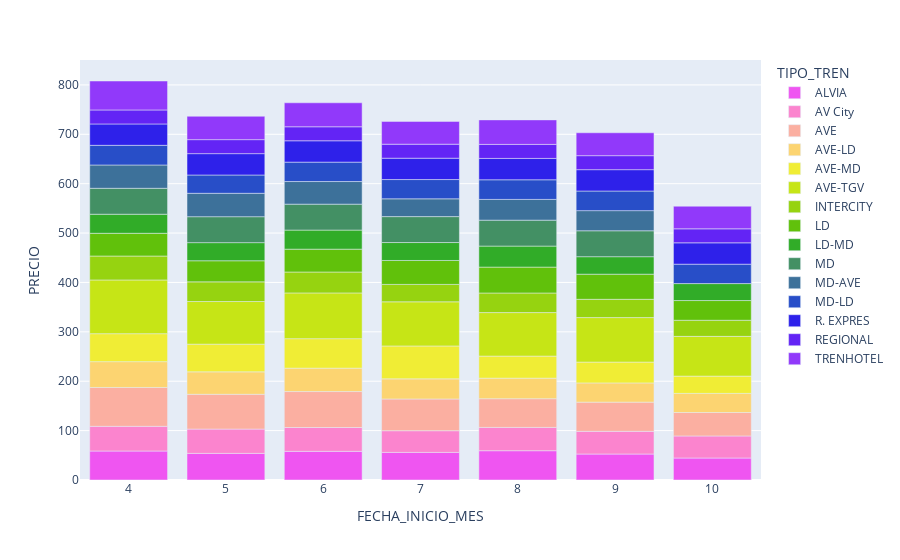

This figure's notebook cell:
### Code cell
df_renfe_clean_2.info()
grafico_horizontal= df_renfe_clean_2.groupby(["TIPO_TREN","FECHA_INICIO_MES"])["PRECIO"].mean().reset_index()
grafico_horizontal

evolucion_horizontal= px.bar(grafico_horizontal, x="FECHA_INICIO_MES", y="PRECIO", \
                        color="TIPO_TREN", orientation="v", color_discrete_sequence=px.colors.cyclical.mygbm)

evolucion_horizontal.show()

### Figure 1 — Plotly figure (JSON) as saved in the notebook; plotly's stock layout.template omitted (floating-point values rounded to 4 significant figures)
{"data": [{"alignmentgroup": "True", "hovertemplate": "TIPO_TREN=ALVIA<br>FECHA_INICIO_MES=%{x}<br>PRECIO=%{y}<extra></extra>", "legendgroup": "ALVIA", "marker": {"color": "#ef55f1"}, "name": "ALVIA", "offsetgroup": "ALVIA", "orientation": "v", "showlegend": true, "textposition": "auto", "type": "bar", "x": [4, 5, 6, 7, 8, 9, 10], "xaxis": "x", "y": [58.68, 53.91, 58.04, 55.89, 59.3, 52.56, 44.49], "yaxis": "y"}, {"alignmentgroup": "True", "hovertemplate": "TIPO_TREN=AV City<br>FECHA_INICIO_MES=%{x}<br>PRECIO=%{y}<extra></extra>", "legendgroup": "AV City", "marker": {"color": "#fb84ce"}, "name": "AV City", "offsetgroup": "AV City", "orientation": "v", "showlegend": true, "textposition": "auto", "type": "bar", "x": [4, 5, 6, 7, 8, 9, 10], "xaxis": "x", "y": [50.04, 49.18, 48.23, 43.92, 47.2, 46.0, 44.69], "yaxis": "y"}, {"alignmentgroup": "True", "hovertemplate": "TIPO_TREN=AVE<br>FECHA_INICIO_MES=%{x}<br>PRECIO=%{y}<extra></extra>", "legendgroup": "AVE", "marker": {"color": "#fbafa1"}, "name": "AVE", "offsetgroup": "AVE", "orientation": "v", "showlegend": true, "textposition": "auto", "type": "bar", "x": [4, 5, 6, 7, 8, 9, 10], "xaxis": "x", "y": [78.62, 70.47, 72.83, 64.25, 58.12, 59.11, 47.51], "yaxis": "y"}, {"alignmentgroup": "True", "hovertemplate": "TIPO_TREN=AVE-LD<br>FECHA_INICIO_MES=%{x}<br>PRECIO=%{y}<extra></extra>", "legendgroup": "AVE-LD", "marker": {"color": "#fcd471"}, "name": "AVE-LD", "offsetgroup": "AVE-LD", "orientation": "v", "showlegend": true, "textposition": "auto", "type": "bar", "x": [4, 5, 6, 7, 8, 9, 10], "xaxis": "x", "y": [52.35, 45.46, 47.35, 40.71, 41.58, 38.93, 38.65], "yaxis": "y"}, {"alignmentgroup": "True", "hovertemplate": "TIPO_TREN=AVE-MD<br>FECHA_INICIO_MES=%{x}<br>PRECIO=%{y}<extra></extra>", "legendgroup": "AVE-MD", "marker": {"color": "#f0ed35"}, "name": "AVE-MD", "offsetgroup": "AVE-MD", "orientation": "v", "showlegend": true, "textposition": "auto", "type": "bar", "x": [4, 5, 6, 7, 8, 9, 10], "xaxis": "x", "y": [56.59, 56.06, 59.72, 66.66, 44.7, 42.19, 35.01], "yaxis": "y"}, {"alignmentgroup": "True", "hovertemplate": "TIPO_TREN=AVE-TGV<br>FECHA_INICIO_MES=%{x}<br>PRECIO=%{y}<extra></extra>", "legendgroup": "AVE-TGV", "marker": {"color": "#c6e516"}, "name": "AVE-TGV", "offsetgroup": "AVE-TGV", "orientation": "v", "showlegend": true, "textposition": "auto", "type": "bar", "x": [4, 5, 6, 7, 8, 9, 10], "xaxis": "x", "y": [108.8, 86.34, 92.65, 89.39, 88.07, 90.06, 80.51], "yaxis": "y"}, {"alignmentgroup": "True", "hovertemplate": "TIPO_TREN=INTERCITY<br>FECHA_INICIO_MES=%{x}<br>PRECIO=%{y}<extra></extra>", "legendgroup": "INTERCITY", "marker": {"color": "#96d310"}, "name": "INTERCITY", "offsetgroup": "INTERCITY", "orientation": "v", "showlegend": true, "textposition": "auto", "type": "bar", "x": [4, 5, 6, 7, 8, 9, 10], "xaxis": "x", "y": [48.42, 39.81, 42.33, 35.2, 39.68, 37.04, 32.62], "yaxis": "y"}, {"alignmentgroup": "True", "hovertemplate": "TIPO_TREN=LD<br>FECHA_INICIO_MES=%{x}<br>PRECIO=%{y}<extra></extra>", "legendgroup": "LD", "marker": {"color": "#61c10b"}, "name": "LD", "offsetgroup": "LD", "orientation": "v", "showlegend": true, "textposition": "auto", "type": "bar", "x": [4, 5, 6, 7, 8, 9, 10], "xaxis": "x", "y": [46.07, 42.74, 46.25, 48.47, 52.4, 50.86, 39.9], "yaxis": "y"}, {"alignmentgroup": "True", "hovertemplate": "TIPO_TREN=LD-MD<br>FECHA_INICIO_MES=%{x}<br>PRECIO=%{y}<extra></extra>", "legendgroup": "LD-MD", "marker": {"color": "#31ac28"}, "name": "LD-MD", "offsetgroup": "LD-MD", "orientation": "v", "showlegend": true, "textposition": "auto", "type": "bar", "x": [4, 5, 6, 7, 8, 9, 10], "xaxis": "x", "y": [38.59, 36.69, 38.65, 36.34, 42.58, 35.41, 34.35], "yaxis": "y"}, {"alignmentgroup": "True", "hovertemplate": "TIPO_TREN=MD<br>FECHA_INICIO_MES=%{x}<br>PRECIO=%{y}<extra></extra>", "legendgroup": "MD", "marker": {"color": "#439064"}, "name": "MD", "offsetgroup": "MD", "orientation": "v", "showlegend": true, "textposition": "auto", "type": "bar", "x": [4, 5, 6, 7, 8, 9], "xaxis": "x", "y": [52.5, 52.5, 52.5, 52.5, 52.5, 52.5], "yaxis": "y"}, {"alignmentgroup": "True", "hovertemplate": "TIPO_TREN=MD-AVE<br>FECHA_INICIO_MES=%{x}<br>PRECIO=%{y}<extra></extra>", "legendgroup": "MD-AVE", "marker": {"color": "#3d719a"}, "name": "MD-AVE", "offsetgroup": "MD-AVE", "orientation": "v", "showlegend": true, "textposition": "auto", "type": "bar", "x": [4, 5, 6, 7, 8, 9], "xaxis": "x", "y": [47.16, 47.4, 45.81, 36.02, 41.99, 40.76], "yaxis": "y"}, {"alignmentgroup": "True", "hovertemplate": "TIPO_TREN=MD-LD<br>FECHA_INICIO_MES=%{x}<br>PRECIO=%{y}<extra></extra>", "legendgroup": "MD-LD", "marker": {"color": "#284ec8"}, "name": "MD-LD", "offsetgroup": "MD-LD", "orientation": "v", "showlegend": true, "textposition": "auto", "type": "bar", "x": [4, 5, 6, 7, 8, 9, 10], "xaxis": "x", "y": [39.84, 37.03, 39.27, 39.01, 39.76, 39.7, 39.28], "yaxis": "y"}, {"alignmentgroup": "True", "hovertemplate": "TIPO_TREN=R. EXPRES<br>FECHA_INICIO_MES=%{x}<br>PRECIO=%{y}<extra></extra>", "legendgroup": "R. EXPRES", "marker": {"color": "#2e21ea"}, "name": "R. EXPRES", "offsetgroup": "R. EXPRES", "orientation": "v", "showlegend": true, "textposition": "auto", "type": "bar", "x": [4, 5, 6, 7, 8, 9, 10], "xaxis": "x", "y": [43.25, 43.25, 43.25, 43.25, 43.25, 43.25, 43.25], "yaxis": "y"}, {"alignmentgroup": "True", "hovertemplate": "TIPO_TREN=REGIONAL<br>FECHA_INICIO_MES=%{x}<br>PRECIO=%{y}<extra></extra>", "legendgroup": "REGIONAL", "marker": {"color": "#6324f5"}, "name": "REGIONAL", "offsetgroup": "REGIONAL", "orientation": "v", "showlegend": true, "textposition": "auto", "type": "bar", "x": [4, 5, 6, 7, 8, 9, 10], "xaxis": "x", "y": [28.35, 28.35, 28.35, 28.35, 28.35, 28.35, 28.35], "yaxis": "y"}, {"alignmentgroup": "True", "hovertemplate": "TIPO_TREN=TRENHOTEL<br>FECHA_INICIO_MES=%{x}<br>PRECIO=%{y}<extra></extra>", "legendgroup": "TRENHOTEL", "marker": {"color": "#9139fa"}, "name": "TRENHOTEL", "offsetgroup": "TRENHOTEL", "orientation": "v", "showlegend": true, "textposition": "auto", "type": "bar", "x": [4, 5, 6, 7, 8, 9, 10], "xaxis": "x", "y": [58.64, 47.35, 48.56, 46.2, 49.66, 46.36, 45.8], "yaxis": "y"}], "layout": {"barmode": "relative", "legend": {"title": {"text": "TIPO_TREN"}, "tracegroupgap": 0}, "margin": {"t": 60}, "xaxis": {"anchor": "y", "domain": [0, 1], "title": {"text": "FECHA_INICIO_MES"}}, "yaxis": {"anchor": "x", "domain": [0, 1], "title": {"text": "PRECIO"}}}}
